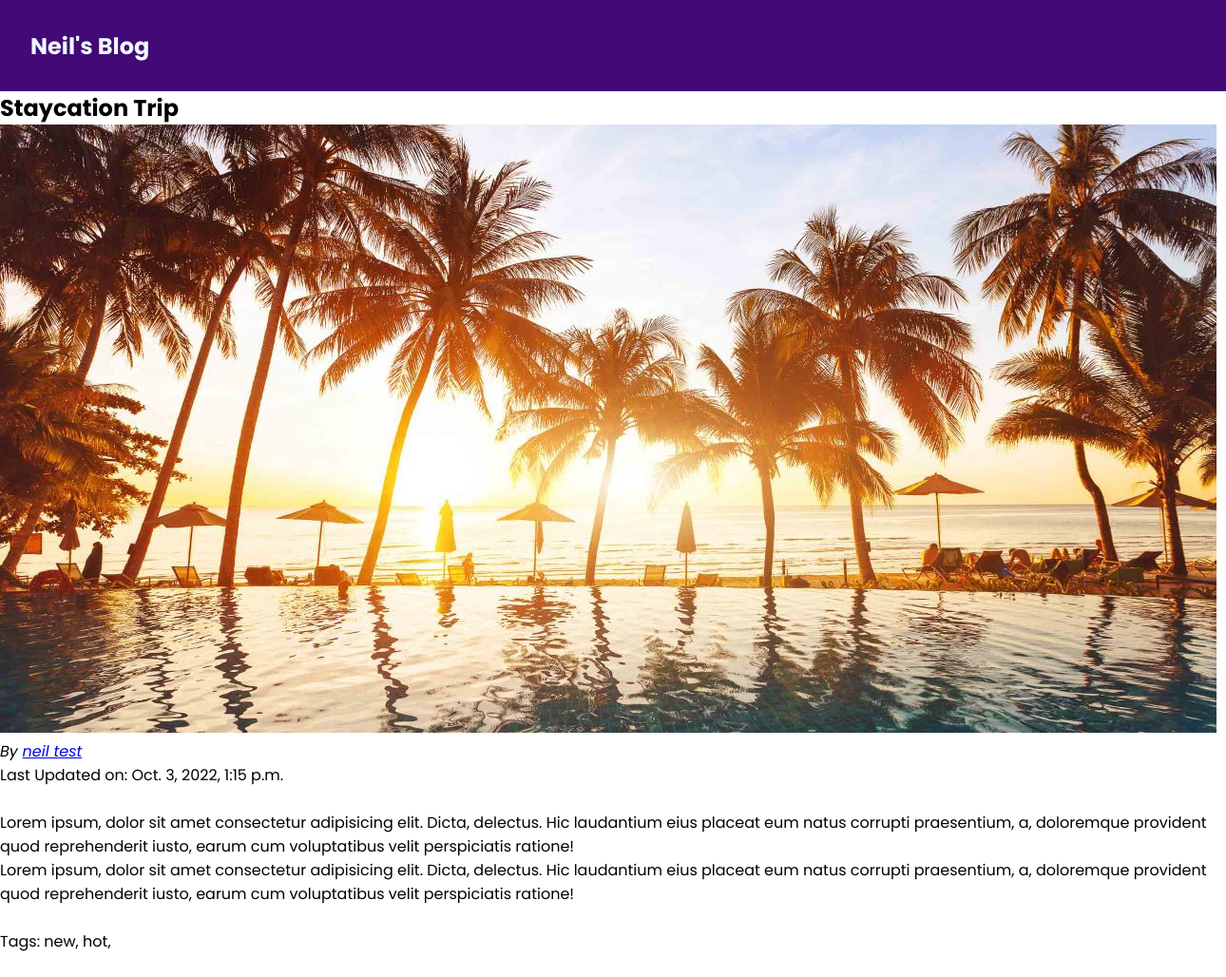
The app's page /blogs/resort with its own data.
### blog/models.py (models this page shows, shortened)
class Post(models.Model):
    title = models.CharField(max_length=100)
    brief_description = models.CharField(max_length=240)
    content = models.TextField(validators=[MinLengthValidator(10)])
    image = models.ImageField(upload_to="posts", null=True)
    timestamp = models.DateTimeField(auto_now=True)
    slug = models.SlugField(unique=True, db_index=True)
    author = models.ForeignKey(Author, on_delete=models.SET_NULL,null=True, related_name="author")
    tag = models.ManyToManyField(Tag, related_name="tag")

class Author(models.Model):
    first_name = models.CharField(max_length=120)
    last_name =models.CharField(max_length=120)
    email_address = models.EmailField()
    def __str__(self):
        return f" {self.first_name} {self.last_name}"

class Tag(models.Model):
    caption = models.CharField(max_length=20)

### blog/views.py (the view)
# urls.py: path("blogs/<slug:slug>", views.blogDetailPage, name="blogDetailPage"),
def blogDetailPage(request, slug):
    identifiedPost = get_object_or_404(Post, slug = slug)
    context = {
        "post": identifiedPost,
        "tags": identifiedPost.tag.all()
    }
    return render(request, "blog/singleBlogDetail.html", context)

### blog/templates/blog/singleBlogDetail.html (shortened to what this page needs)
{% extends 'appLayout.html' %}
{% load static %}
    {% block cssFiles %}
        <link rel="stylesheet" href="{% static 'blog/singleBlogDetail.css' %}">
    {% endblock %}
    {% block content %}
        <section class="summary">
            {% include 'blog/includes/header.html' %}
            <h1> {{ post.title }} </h1>
            <article>
                <img src="{{ post.image.url }}" alt="{{ post.title }}">
                <address> By <a href="mailto: {{post.author.email_address}}"> {{ post.author }}</a></address>
                <div>Last Updated on: {{ post.timestamp }}
                </div>
            </article>
        </section>
        <br>
        <main>
            <p>
                {{ post.content|linebreaks }}
            </p>
        </main>
        <br>
        <div class="tags">
            Tags:
            {% for tag in tags %}
                <span>{{ tag.caption }},</span>
            {% endfor %}
        </div>
        <br>
    {% endblock %}

### static/appLayout.css (style rules this page uses)
* { margin: 0; padding: 0; font-family: 'Poppins', sans-serif; }

### records on screen
Post: title "Staycation Trip", image (picture), author "neil test", timestamp "Oct. 3, 2022, 1:15 p.m.", content "Lorem ipsum, dolor sit amet consectetur adipisicing elit. Dicta, delectus. Hic laudantium eius placeat eum natus corrupti praesentium, a, doloremque provident quod reprehenderit iusto, earum cum voluptatibus velit perspiciatis ratione! Lorem ipsum, dolor sit amet consectetur adipisicing elit. Dicta, delectus. Hic laudantium eius placeat eum natus corrupti praesentium, a, doloremque provident quod reprehenderit iusto, earum cum voluptatibus velit perspiciatis ratione!"
Tag: caption "new"
Tag: caption "hot"
